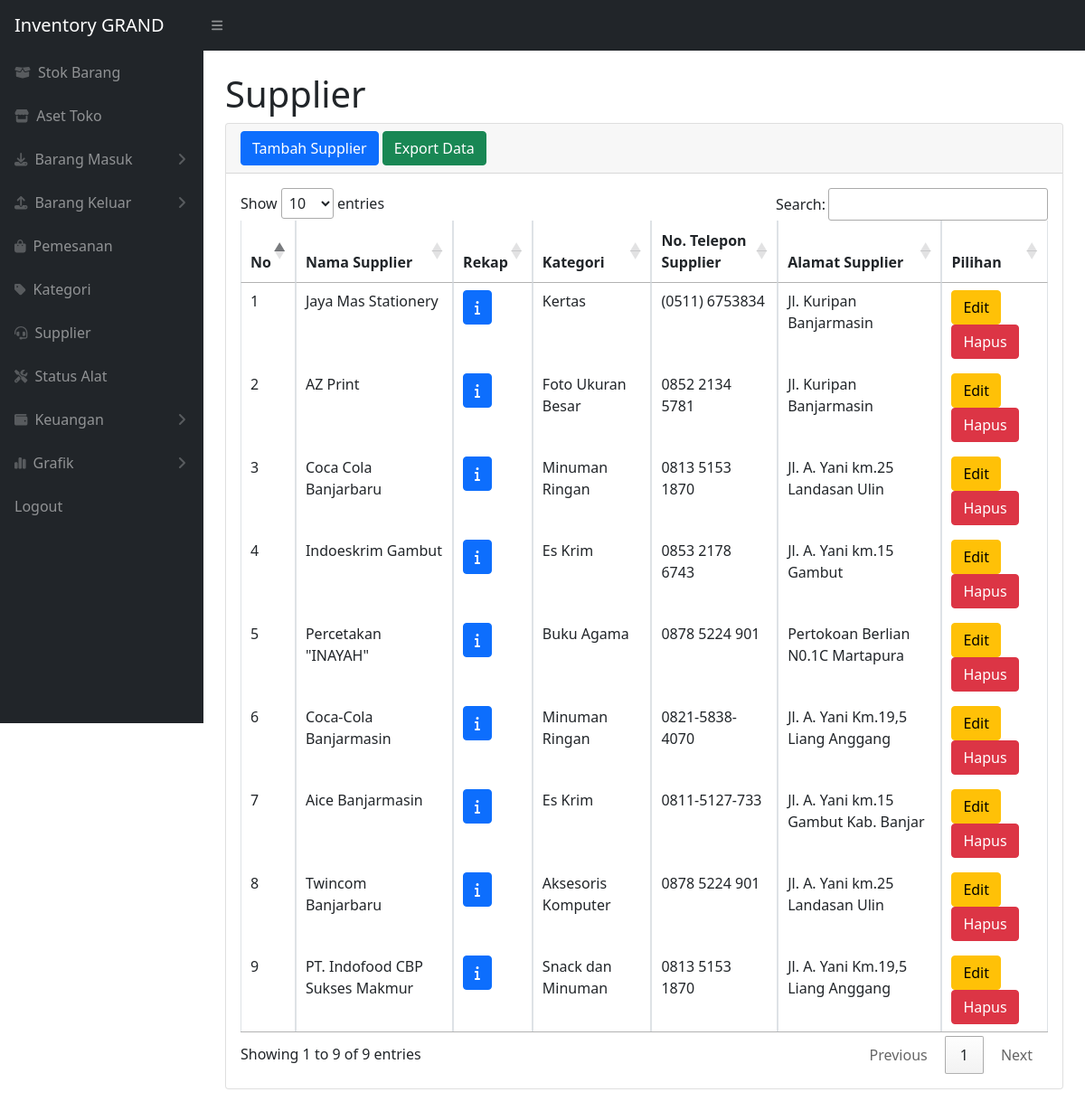
/supplier.php (signed in), run on the app's committed database.
### tables this page shows
CREATE TABLE `supplier` (
  `idsupplier` int(11) NOT NULL,
  `namasupplier` varchar(150) NOT NULL,
  `kategorisupplier` varchar(75) NOT NULL,
  `nomorsupplier` varchar(50) NOT NULL,
  `alamat` varchar(150) NOT NULL
);

### supplier.php (the view, shortened to what this page needs)
<?php
require 'function.php';
?>
<!DOCTYPE html>
<html lang="en">
    <head>
        <link href="https://cdn.datatables.net/1.13.2/css/jquery.dataTables.min.css" rel="stylesheet" />
        <link href="css/styles.css" rel="stylesheet" />
    </head>
    <body class="sb-nav-fixed">
        <?php include "components/nav.php" ?>
        <div id="layoutSidenav">
        <?php include "components/sidebar.php" ?>
            <div id="layoutSidenav_content">
                <main>
                    <div class="container-fluid px-4">
                        <h1 class="mt-4">Supplier</h1>
                        <div class="card mb-4">
                            <div class="card-header">
                                <button type="button" class="btn btn-primary" data-bs-toggle="modal" data-bs-target="#myModal">
                                Tambah Supplier
                            </button>
                            <a href="exportsupplier.php" class="btn btn-success">Export Data</a>
                            </div>
                            <div class="card-body">
                                <div class="table-responsive">
                                    <table class="table table-bordered" id="dataTable" width="100%" cellspacing="0">
                                        <thead>
                                            <tr>
                                                <th>No</th>
                                                <th>Nama Supplier</th>
                                                <th>Rekap</th>
                                                <th>Kategori</th>
                                                <th>No. Telepon Supplier</th>
                                                <th>Alamat Supplier</th>
                                                <th>Pilihan</th>
                                            </tr>
                                        </thead>
                                        <tbody>
                                        <?php
                                            $ambilsemuadatasupplier = mysqli_query($conn, "select * from supplier");
                                            $i = 1;
                                            while($data=mysqli_fetch_array($ambilsemuadatasupplier)){
                                                $ids = $data['idsupplier'];
                                                $namasupplier = $data['namasupplier'];
                                                $kategorisupplier = $data['kategorisupplier'];
                                                $nomorsupplier = $data['nomorsupplier'];
                                                $alamat = $data['alamat'];
                                            ?>
                                            <tr>
                                                <td><?=$i++;?></td>
                                                <td><?=$namasupplier;?></td>
                                                <td><button type="button" class="btn btn-primary"><a href="detailsupplier.php?id=<?=$ids;?>"><i class="fas fa-info" style="color: #ffffff;"></i></a></button></td>
                                                <td><?=$kategorisupplier;?></td>
                                                <td><?=$nomorsupplier;?></td>
                                                <td><?=$alamat;?></td>
                                                <td>
                                                    <button type="button" class="btn btn-warning" data-bs-toggle="modal" data-bs-target="#edit<?=$ids;?>">
                                                        Edit
                                                    </button>
                                                    <button type="button" class="btn btn-danger" data-bs-toggle="modal" data-bs-target="#delete<?=$ids;?>">
                                                        Hapus
                                                    </button>
                                                </td>
                                            </tr>
                                            </div>
                                            </div>
                                            <?php
                                            };
                                            ?>
    </body>
</html>

### data on the page
supplier: namasupplier "Jaya Mas Stationery", kategorisupplier "Kertas", nomorsupplier "(0511) 6753834", alamat "Jl. Kuripan Banjarmasin"
supplier: namasupplier "AZ Print", kategorisupplier "Foto Ukuran Besar", nomorsupplier "0852 2134 5781", alamat "Jl. Kuripan Banjarmasin"
supplier: namasupplier "Coca Cola Banjarbaru", kategorisupplier "Minuman Ringan", nomorsupplier "0813 5153 1870", alamat "Jl. A. Yani km.25 Landasan Ulin"
supplier: namasupplier "Indoeskrim Gambut", kategorisupplier "Es Krim", nomorsupplier "0853 2178 6743", alamat "Jl. A. Yani km.15 Gambut"
supplier: namasupplier "Percetakan \"INAYAH\"", kategorisupplier "Buku Agama", nomorsupplier "0878 5224 901", alamat "Pertokoan Berlian N0.1C Martapura"
supplier: namasupplier "Coca-Cola Banjarmasin", kategorisupplier "Minuman Ringan", nomorsupplier "0821-5838-4070", alamat "Jl. A. Yani Km.19,5 Liang Anggang"
supplier: namasupplier "Aice Banjarmasin", kategorisupplier "Es Krim", nomorsupplier "0811-5127-733", alamat "Jl. A. Yani km.15 Gambut Kab. Banjar"
supplier: namasupplier "Twincom Banjarbaru", kategorisupplier "Aksesoris Komputer", nomorsupplier "0878 5224 901", alamat "Jl. A. Yani km.25 Landasan Ulin"
supplier: namasupplier "PT. Indofood CBP Sukses Makmur", kategorisupplier "Snack dan Minuman", nomorsupplier "0813 5153 1870", alamat "Jl. A. Yani Km.19,5 Liang Anggang"
